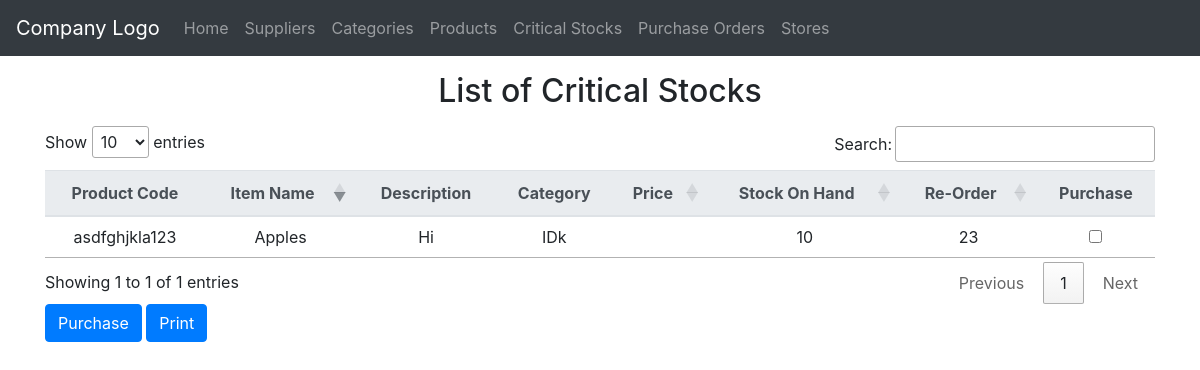
Before: /critical_stocks/index.php with the older database file.
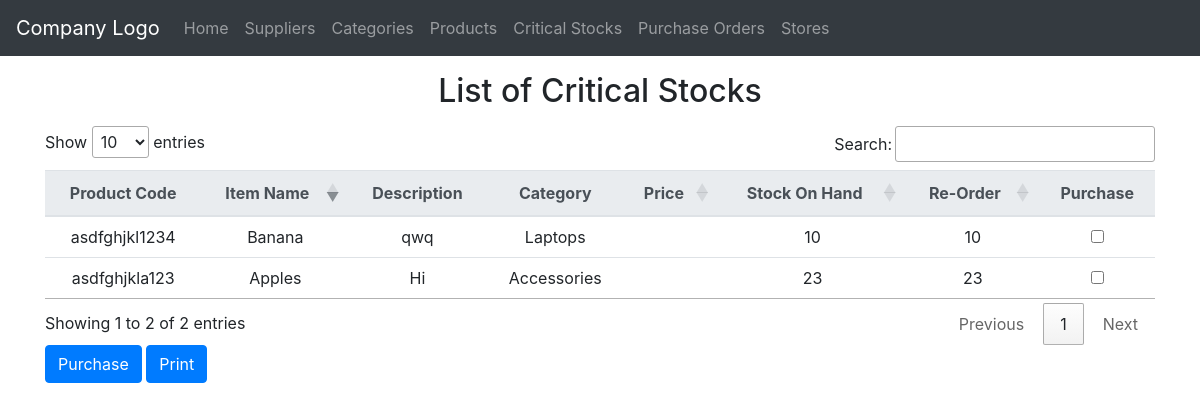
After: the same page with the newer database file.
### tables this page shows
CREATE TABLE `products` (
  `ProductCode` varchar(13) NOT NULL,
  `ItemName` varchar(255) NOT NULL,
  `Description` varchar(255) DEFAULT NULL,
  `Dimensions` varchar(255) DEFAULT NULL,
  `CategoryId` int(11) DEFAULT NULL,
  `Stocks` int(11) NOT NULL,
  `Re-Order` int(11) NOT NULL
);

CREATE TABLE `categories` (
  `Id` int(11) NOT NULL,
  `CategoryName` varchar(255) NOT NULL,
  `Description` varchar(255) DEFAULT NULL
);

### private/functions.php (called while the page is built, shortened)
<?php
function url_for($script_path) {
  if($script_path[0] != '/') {
    $script_path = "/" . $script_path;
  }
  return WWW_ROOT . $script_path;
}
function h($string="") {
  return htmlspecialchars($string);
}
?>

### private/query_functions.php (called while the page is built, shortened)
<?php
  function find_category_by_id($id, $options=[]) {
    global $db;
    $sql = "SELECT * FROM categories ";
    $sql .= "WHERE Id='" . db_escape($db, $id) . "' ";
    $result = mysqli_query($db, $sql);
    $category = mysqli_fetch_assoc($result);
    return $category;
  }
  function find_all_critical($options=[]) {
    global $db;
    $sql = "SELECT * FROM products WHERE `Stocks` <= `Re-Order` ORDER BY Stocks DESC";
    $result = mysqli_query($db, $sql);
    return $result;
  }
?>

### private/db_functions.php (called while the page is built, shortened)
<?php
  function db_escape($connection, $string) {
    return mysqli_real_escape_string($connection, $string);
  }
?>

### public/critical_stocks/index.php (the view, shortened to what this page needs)
<?php
$critical_list = find_all_critical();
?>
<?php include('../../private/shared/public_header.php');?>
<?php include('../../private/shared/public_navigation.php');?>
  	<div class="container">
      	<h2 class="my-3 text-center" id="title">List of Critical Stocks</h2>
    <form method="get"  action="<?php echo url_for('purchase_orders/new.php')?>" -->
    <table class="mx-auto table table-sm table-hover table-responsive-lg" id="printTable">
    	<thead class="thead-light">
    		<tr>
    			<th>Product Code</th>
    			<th>Item Name</th>
                <th>Description</th>
	    		<th>Category</th>
                <th>Price</th>
	    		<th>Stock On Hand</th>
	    		<th>Re-Order</th>
                <th class="notPrintable">Purchase</th>
    		</tr>
    	</thead>
    	<tbody>
             <?php if (mysqli_num_rows($critical_list)>0){
                while($critical = mysqli_fetch_assoc($critical_list)) {
                     $category=find_category_by_id($critical['CategoryId']);
                 ?>
            <tr>
                <td><?php echo h($critical['ProductCode']); ?></td>
                <td><?php echo h($critical['ItemName']); ?></td>
                <td><?php echo h($critical['Description']); ?></td>
                <td><?php echo h($category['CategoryName']); ?></td>
                <td><?php echo h($critical['SellingPrice']); ?></td>
                <td><?php echo h($critical['Stocks']); ?></td>
                <td><?php echo h($critical['Re-Order']); ?></td>
                <td class="notPrintable">
                <input type="checkbox" name="ProductCode[]" value="<?php  echo $critical['ProductCode'];?>">
                </td>
            </tr>
            <?php }}else{ ?>
                <tr><td colspan="7" align="center">No Records Found</td></tr>
            <?php }?>
    	</tbody>
    </table>
    <input type="submit" class="btn btn-primary" value="Purchase">
    <button id="printBtn" class="btn btn-primary">Print</button>
    </form>
</body>
<?php include('../../private/shared/public_footer.php');?>
</html>

Changed rows visible on the page:
changed products "asdfghjkla123": CategoryId.CategoryName "IDk" → "Accessories"; Stocks "10" → "23"
added products: ProductCode "asdfghjkl1234", ItemName "Banana", Description "qwq", CategoryId.CategoryName "Laptops", Stocks "10", value "10"
Other visible differences:
text written by a page script: "Show entries Search: Showing 1 to 1 of 1 entries Previous 1 Next" → "Show entries Search: Showing 1 to 2 of 2 entries Previous 1 Next"
